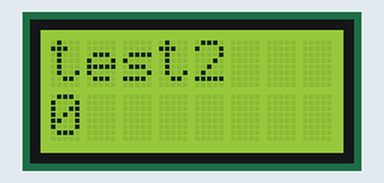
This sketch was run on a simulated Arduino Uno, built with avr-gcc and run on an emulated ATmega328P. Shown: 8×2 character LCD.

Above: at 0.1 s.
At 4.1 s:
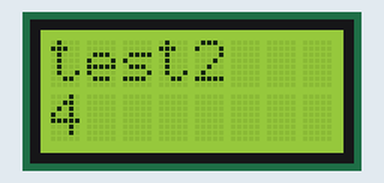
At 9.1 s:
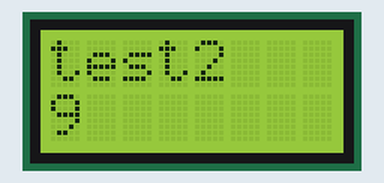
At 19.1 s:
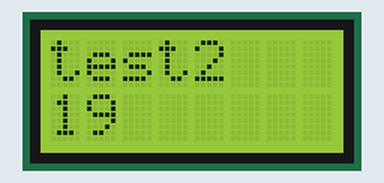
At 29.1 s:
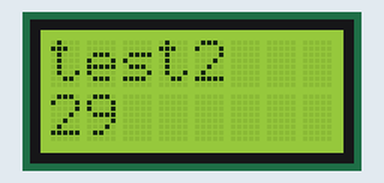
At 39.1 s:
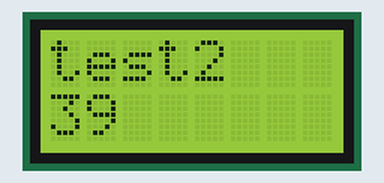

The sketch:

TestMalegoWyswietlaczaLCD.ino
```cpp
//Sample using LiquidCrystal library
#include <LiquidCrystal.h>

/*******************************************************

This program will test the LCD panel and the buttons

********************************************************/

// select the pins used on the LCD panel
LiquidCrystal lcd(8, 9, 4, 5, 6, 7);

int Value = 0;        // value read from analog input


void setup()
{
 lcd.begin(8, 2);              // start the library
 lcd.setCursor(0,0);
 lcd.print("test2"); // print a simple message

 Serial.begin(57600);
}

void loop()
{
 lcd.setCursor(0,1);            // move cursor to second line "1" and 9 spaces over
 lcd.print(millis()/1000);      // display seconds elapsed since power-up

 //Value = millis()/1000;
 //lcd.print(Value);
 //lcd.print("   ");
 //Serial.print("The analog input is: " );
 //Serial.print(Value);
 //Serial.println(" mv" );
}
```

Measured:
- what the display in image 1 shows lasts 1.0 s, from 4.0 s to 5.0 s
